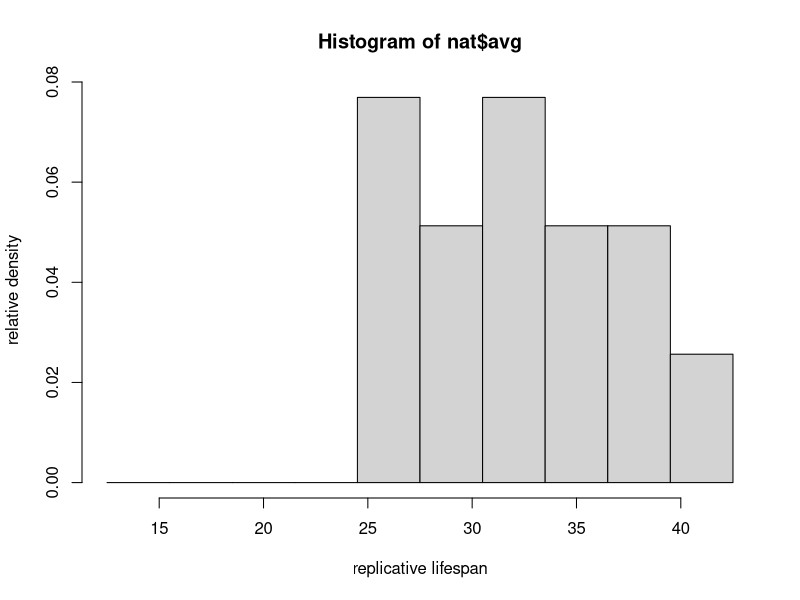
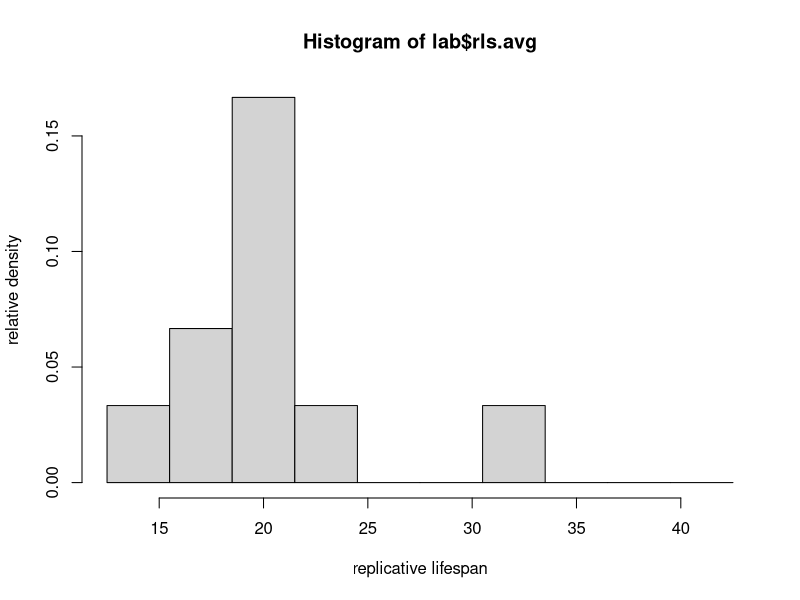
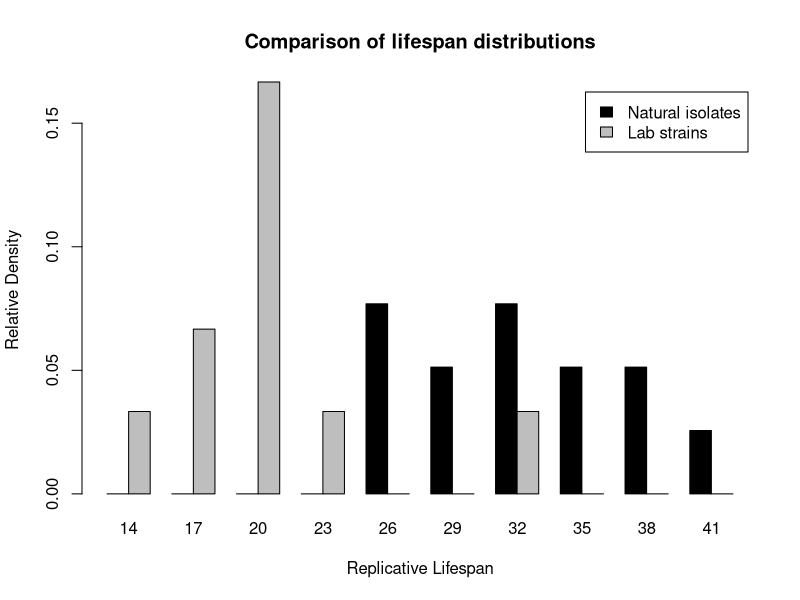
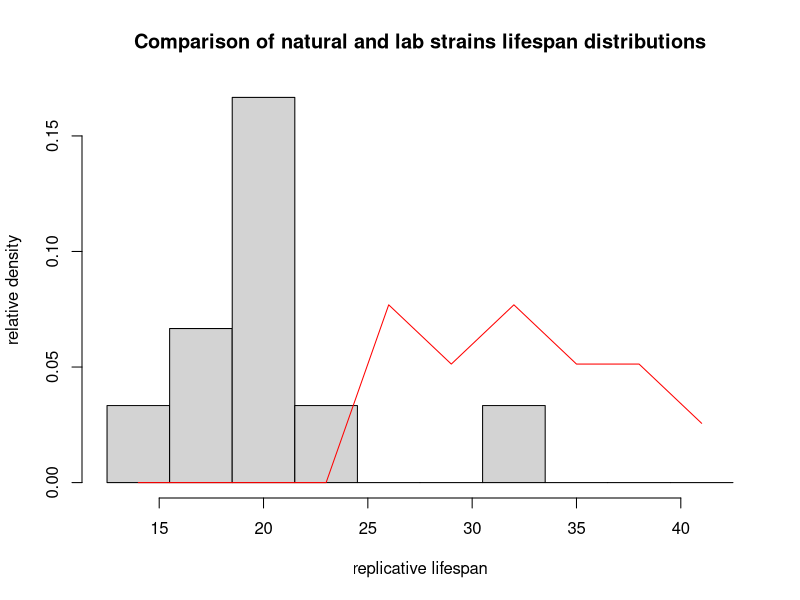

These charts were generated, in order, by the following R code:
 lab <- read.table( "rls.lab.tab", header=T ); 
 nat <- read.table( "rls.nat.tab", header=T );

# my.breaks = c(13,15,17,19,21,23,25,27,29,31,33,35,37, 39, 41);
 my.breaks = seq( 12.5,42.5,by=3);
 
 h.nat <- hist(nat$avg, br= my.breaks, xlab = "replicative lifespan", ylab = "relative density", freq=F ) ;

 h.lab <- hist(lab$rls.avg, br= my.breaks, xlab = "replicative lifespan",  ylab = "relative density", freq=F ) ;
   
 #generate the comparison table
 tb <-  data.frame( rbind(h.nat$density,h.lab$density) )  ;
 names( tb ) <- h.nat$mids;
 row.names(tb) <- c( "natural", "lab" )
 tb
 
 #write.table( tb, file="binned-comparison-matrix.csv", sep="\t", col.names=T, quote=T, row.names=T );

 
 postscript( "042405.natural.vs.lab.barplot.bw.ps", width=8, height=8 );
 #barplot( rbind(h.nat$density,h.lab$density), beside=T, col=c("red","blue"));
# barplot( as.matrix(tb), beside=T, col=c("red","blue"), ylab="Relative Density", xlab="Replicative Lifespan",
#     legend= c( "Natural isolates", "Lab strains" ),
# );
 barplot( as.matrix(tb), beside=T, col=c('black','gray'), ylab="Relative Density", xlab="Replicative Lifespan",
     legend= c( "Natural isolates", "Lab strains" ),
 );
 title(main="Comparison of lifespan distributions" )
 dev.off(); 
 
 postscript( "042405.natural.vs.lab.overlay.ps" );
 hist(lab$rls.avg, br= my.breaks, xlab = "replicative lifespan", ylab = "relative density", freq=F,
  main = "Comparison of natural and lab strains lifespan distributions", 
 );
 lines( h.nat$mids, h.nat$density, col="red"); 
 dev.off();
 
 

 
 
# q("no");



